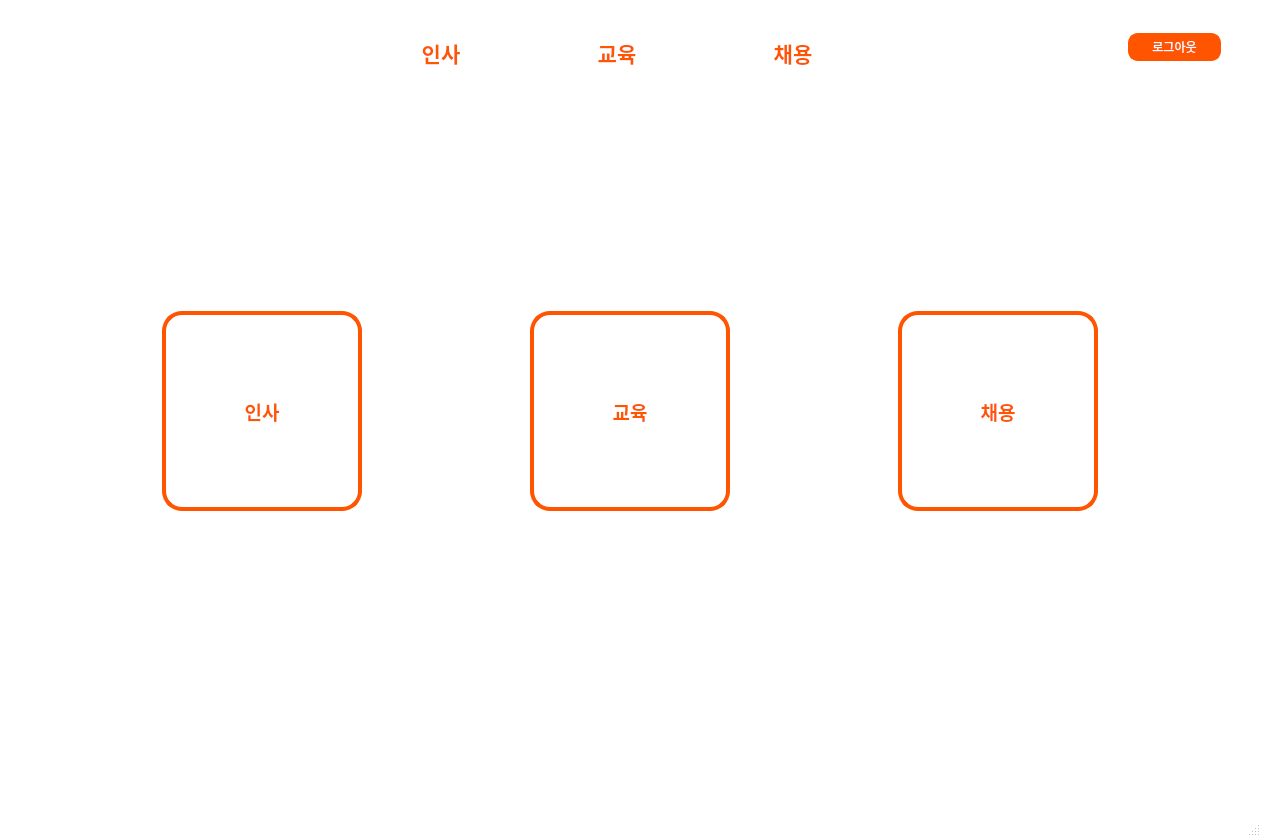
<?xml version="1.0" encoding="UTF-8"?>
<ui version="4.0">
 <class>MainWindow</class>
 <widget class="QMainWindow" name="MainWindow">
  <property name="geometry">
   <rect>
    <x>0</x>
    <y>0</y>
    <width>1261</width>
    <height>837</height>
   </rect>
  </property>
  <property name="sizePolicy">
   <sizepolicy hsizetype="Maximum" vsizetype="Preferred">
    <horstretch>0</horstretch>
    <verstretch>0</verstretch>
   </sizepolicy>
  </property>
  <property name="palette">
   <palette>
    <active>
     <colorrole role="WindowText">
      <brush brushstyle="SolidPattern">
       <color alpha="255">
        <red>0</red>
        <green>0</green>
        <blue>0</blue>
       </color>
      </brush>
     </colorrole>
     <colorrole role="Button">
      <brush brushstyle="SolidPattern">
       <color alpha="255">
        <red>255</red>
        <green>255</green>
        <blue>255</blue>
       </color>
      </brush>
     </colorrole>
     <colorrole role="Light">
      <brush brushstyle="SolidPattern">
       <color alpha="255">
        <red>255</red>
        <green>255</green>
        <blue>255</blue>
       </color>
      </brush>
     </colorrole>
     <colorrole role="Midlight">
      <brush brushstyle="SolidPattern">
       <color alpha="255">
        <red>255</red>
        <green>255</green>
        <blue>255</blue>
       </color>
      </brush>
     </colorrole>
     <colorrole role="Dark">
      <brush brushstyle="SolidPattern">
       <color alpha="255">
        <red>127</red>
        <green>127</green>
        <blue>127</blue>
       </color>
      </brush>
     </colorrole>
     <colorrole role="Mid">
      <brush brushstyle="SolidPattern">
       <color alpha="255">
        <red>170</red>
        <green>170</green>
        <blue>170</blue>
       </color>
      </brush>
     </colorrole>
     <colorrole role="Text">
      <brush brushstyle="SolidPattern">
       <color alpha="255">
        <red>0</red>
        <green>0</green>
        <blue>0</blue>
       </color>
      </brush>
     </colorrole>
     <colorrole role="BrightText">
      <brush brushstyle="SolidPattern">
       <color alpha="255">
        <red>255</red>
        <green>255</green>
        <blue>255</blue>
       </color>
      </brush>
     </colorrole>
     <colorrole role="ButtonText">
      <brush brushstyle="SolidPattern">
       <color alpha="255">
        <red>0</red>
        <green>0</green>
        <blue>0</blue>
       </color>
      </brush>
     </colorrole>
     <colorrole role="Base">
      <brush brushstyle="SolidPattern">
       <color alpha="255">
        <red>255</red>
        <green>255</green>
        <blue>255</blue>
       </color>
      </brush>
     </colorrole>
     <colorrole role="Window">
      <brush brushstyle="SolidPattern">
       <color alpha="255">
        <red>255</red>
        <green>255</green>
        <blue>255</blue>
       </color>
      </brush>
     </colorrole>
     <colorrole role="Shadow">
      <brush brushstyle="SolidPattern">
       <color alpha="255">
        <red>0</red>
        <green>0</green>
        <blue>0</blue>
       </color>
      </brush>
     </colorrole>
     <colorrole role="AlternateBase">
      <brush brushstyle="SolidPattern">
       <color alpha="255">
        <red>255</red>
        <green>255</green>
        <blue>255</blue>
       </color>
      </brush>
     </colorrole>
     <colorrole role="ToolTipBase">
      <brush brushstyle="SolidPattern">
       <color alpha="255">
        <red>255</red>
        <green>255</green>
        <blue>220</blue>
       </color>
      </brush>
     </colorrole>
     <colorrole role="ToolTipText">
      <brush brushstyle="SolidPattern">
       <color alpha="255">
        <red>0</red>
        <green>0</green>
        <blue>0</blue>
       </color>
      </brush>
     </colorrole>
     <colorrole role="PlaceholderText">
      <brush brushstyle="SolidPattern">
       <color alpha="128">
        <red>0</red>
        <green>0</green>
        <blue>0</blue>
       </color>
      </brush>
     </colorrole>
    </active>
    <inactive>
     <colorrole role="WindowText">
      <brush brushstyle="SolidPattern">
       <color alpha="255">
        <red>0</red>
        <green>0</green>
        <blue>0</blue>
       </color>
      </brush>
     </colorrole>
     <colorrole role="Button">
      <brush brushstyle="SolidPattern">
       <color alpha="255">
        <red>255</red>
        <green>255</green>
        <blue>255</blue>
       </color>
      </brush>
     </colorrole>
     <colorrole role="Light">
      <brush brushstyle="SolidPattern">
       <color alpha="255">
        <red>255</red>
        <green>255</green>
        <blue>255</blue>
       </color>
      </brush>
     </colorrole>
     <colorrole role="Midlight">
      <brush brushstyle="SolidPattern">
       <color alpha="255">
        <red>255</red>
        <green>255</green>
        <blue>255</blue>
       </color>
      </brush>
     </colorrole>
     <colorrole role="Dark">
      <brush brushstyle="SolidPattern">
       <color alpha="255">
        <red>127</red>
        <green>127</green>
        <blue>127</blue>
       </color>
      </brush>
     </colorrole>
     <colorrole role="Mid">
      <brush brushstyle="SolidPattern">
       <color alpha="255">
        <red>170</red>
        <green>170</green>
        <blue>170</blue>
       </color>
      </brush>
     </colorrole>
     <colorrole role="Text">
      <brush brushstyle="SolidPattern">
       <color alpha="255">
        <red>0</red>
        <green>0</green>
        <blue>0</blue>
       </color>
      </brush>
     </colorrole>
     <colorrole role="BrightText">
      <brush brushstyle="SolidPattern">
       <color alpha="255">
        <red>255</red>
        <green>255</green>
        <blue>255</blue>
       </color>
      </brush>
     </colorrole>
     <colorrole role="ButtonText">
      <brush brushstyle="SolidPattern">
       <color alpha="255">
        <red>0</red>
        <green>0</green>
        <blue>0</blue>
       </color>
      </brush>
     </colorrole>
     <colorrole role="Base">
      <brush brushstyle="SolidPattern">
       <color alpha="255">
        <red>255</red>
        <green>255</green>
        <blue>255</blue>
       </color>
      </brush>
     </colorrole>
     <colorrole role="Window">
      <brush brushstyle="SolidPattern">
       <color alpha="255">
        <red>255</red>
        <green>255</green>
        <blue>255</blue>
       </color>
      </brush>
     </colorrole>
     <colorrole role="Shadow">
      <brush brushstyle="SolidPattern">
       <color alpha="255">
        <red>0</red>
        <green>0</green>
        <blue>0</blue>
       </color>
      </brush>
     </colorrole>
     <colorrole role="AlternateBase">
      <brush brushstyle="SolidPattern">
       <color alpha="255">
        <red>255</red>
        <green>255</green>
        <blue>255</blue>
       </color>
      </brush>
     </colorrole>
     <colorrole role="ToolTipBase">
      <brush brushstyle="SolidPattern">
       <color alpha="255">
        <red>255</red>
        <green>255</green>
        <blue>220</blue>
       </color>
      </brush>
     </colorrole>
     <colorrole role="ToolTipText">
      <brush brushstyle="SolidPattern">
       <color alpha="255">
        <red>0</red>
        <green>0</green>
        <blue>0</blue>
       </color>
      </brush>
     </colorrole>
     <colorrole role="PlaceholderText">
      <brush brushstyle="SolidPattern">
       <color alpha="128">
        <red>0</red>
        <green>0</green>
        <blue>0</blue>
       </color>
      </brush>
     </colorrole>
    </inactive>
    <disabled>
     <colorrole role="WindowText">
      <brush brushstyle="SolidPattern">
       <color alpha="255">
        <red>127</red>
        <green>127</green>
        <blue>127</blue>
       </color>
      </brush>
     </colorrole>
     <colorrole role="Button">
      <brush brushstyle="SolidPattern">
       <color alpha="255">
        <red>255</red>
        <green>255</green>
        <blue>255</blue>
       </color>
      </brush>
     </colorrole>
     <colorrole role="Light">
      <brush brushstyle="SolidPattern">
       <color alpha="255">
        <red>255</red>
        <green>255</green>
        <blue>255</blue>
       </color>
      </brush>
     </colorrole>
     <colorrole role="Midlight">
      <brush brushstyle="SolidPattern">
       <color alpha="255">
        <red>255</red>
        <green>255</green>
        <blue>255</blue>
       </color>
      </brush>
     </colorrole>
     <colorrole role="Dark">
      <brush brushstyle="SolidPattern">
       <color alpha="255">
        <red>127</red>
        <green>127</green>
        <blue>127</blue>
       </color>
      </brush>
     </colorrole>
     <colorrole role="Mid">
      <brush brushstyle="SolidPattern">
       <color alpha="255">
        <red>170</red>
        <green>170</green>
        <blue>170</blue>
       </color>
      </brush>
     </colorrole>
     <colorrole role="Text">
      <brush brushstyle="SolidPattern">
       <color alpha="255">
        <red>127</red>
        <green>127</green>
        <blue>127</blue>
       </color>
      </brush>
     </colorrole>
     <colorrole role="BrightText">
      <brush brushstyle="SolidPattern">
       <color alpha="255">
        <red>255</red>
        <green>255</green>
        <blue>255</blue>
       </color>
      </brush>
     </colorrole>
     <colorrole role="ButtonText">
      <brush brushstyle="SolidPattern">
       <color alpha="255">
        <red>127</red>
        <green>127</green>
        <blue>127</blue>
       </color>
      </brush>
     </colorrole>
     <colorrole role="Base">
      <brush brushstyle="SolidPattern">
       <color alpha="255">
        <red>255</red>
        <green>255</green>
        <blue>255</blue>
       </color>
      </brush>
     </colorrole>
     <colorrole role="Window">
      <brush brushstyle="SolidPattern">
       <color alpha="255">
        <red>255</red>
        <green>255</green>
        <blue>255</blue>
       </color>
      </brush>
     </colorrole>
     <colorrole role="Shadow">
      <brush brushstyle="SolidPattern">
       <color alpha="255">
        <red>0</red>
        <green>0</green>
        <blue>0</blue>
       </color>
      </brush>
     </colorrole>
     <colorrole role="AlternateBase">
      <brush brushstyle="SolidPattern">
       <color alpha="255">
        <red>255</red>
        <green>255</green>
        <blue>255</blue>
       </color>
      </brush>
     </colorrole>
     <colorrole role="ToolTipBase">
      <brush brushstyle="SolidPattern">
       <color alpha="255">
        <red>255</red>
        <green>255</green>
        <blue>220</blue>
       </color>
      </brush>
     </colorrole>
     <colorrole role="ToolTipText">
      <brush brushstyle="SolidPattern">
       <color alpha="255">
        <red>0</red>
        <green>0</green>
        <blue>0</blue>
       </color>
      </brush>
     </colorrole>
     <colorrole role="PlaceholderText">
      <brush brushstyle="SolidPattern">
       <color alpha="128">
        <red>0</red>
        <green>0</green>
        <blue>0</blue>
       </color>
      </brush>
     </colorrole>
    </disabled>
   </palette>
  </property>
  <property name="windowTitle">
   <string>MainWindow</string>
  </property>
  <widget class="QWidget" name="index">
   <widget class="QWidget" name="verticalLayoutWidget_2">
    <property name="geometry">
     <rect>
      <x>0</x>
      <y>0</y>
      <width>1261</width>
      <height>791</height>
     </rect>
    </property>
    <layout class="QVBoxLayout" name="indexlayout" stretch="0,0,0,0">
     <item>
      <layout class="QHBoxLayout" name="horizontalLayout">
       <item>
        <widget class="QLabel" name="label">
         <property name="minimumSize">
          <size>
           <width>350</width>
           <height>105</height>
          </size>
         </property>
         <property name="maximumSize">
          <size>
           <width>350</width>
           <height>105</height>
          </size>
         </property>
         <property name="text">
          <string/>
         </property>
         <property name="pixmap">
          <pixmap>../1122/nori.gif</pixmap>
         </property>
        </widget>
       </item>
       <item>
        <widget class="QToolButton" name="toolhr">
         <property name="minimumSize">
          <size>
           <width>170</width>
           <height>105</height>
          </size>
         </property>
         <property name="maximumSize">
          <size>
           <width>170</width>
           <height>105</height>
          </size>
         </property>
         <property name="font">
          <font>
           <family>맑은 고딕</family>
           <pointsize>16</pointsize>
           <weight>75</weight>
           <bold>true</bold>
          </font>
         </property>
         <property name="styleSheet">
          <string notr="true">QToolButton{
	border: none;
	color:#ff5500;
}
QToolButton:hover {
	border-bottom: 2px solid #ff5500;
}</string>
         </property>
         <property name="text">
          <string>인사</string>
         </property>
         <property name="popupMode">
          <enum>QToolButton::InstantPopup</enum>
         </property>
         <property name="toolButtonStyle">
          <enum>Qt::ToolButtonTextOnly</enum>
         </property>
        </widget>
       </item>
       <item>
        <widget class="QToolButton" name="tooledu">
         <property name="minimumSize">
          <size>
           <width>170</width>
           <height>105</height>
          </size>
         </property>
         <property name="maximumSize">
          <size>
           <width>170</width>
           <height>105</height>
          </size>
         </property>
         <property name="font">
          <font>
           <family>맑은 고딕</family>
           <pointsize>16</pointsize>
           <weight>75</weight>
           <bold>true</bold>
          </font>
         </property>
         <property name="styleSheet">
          <string notr="true">QToolButton{
	border: none;
	color:#ff5500;
}
QToolButton:hover {
	border-bottom: 3px solid #ff5500;

}</string>
         </property>
         <property name="text">
          <string>교육</string>
         </property>
         <property name="popupMode">
          <enum>QToolButton::InstantPopup</enum>
         </property>
         <property name="toolButtonStyle">
          <enum>Qt::ToolButtonTextOnly</enum>
         </property>
        </widget>
       </item>
       <item alignment="Qt::AlignLeft">
        <widget class="QToolButton" name="toolrc">
         <property name="minimumSize">
          <size>
           <width>170</width>
           <height>105</height>
          </size>
         </property>
         <property name="maximumSize">
          <size>
           <width>170</width>
           <height>105</height>
          </size>
         </property>
         <property name="font">
          <font>
           <family>맑은 고딕</family>
           <pointsize>16</pointsize>
           <weight>75</weight>
           <bold>true</bold>
          </font>
         </property>
         <property name="styleSheet">
          <string notr="true">QToolButton{
	border: none;
	color:#ff5500;
}
QToolButton:hover {
	border-bottom: 3px solid #ff5500;

}</string>
         </property>
         <property name="text">
          <string>채용</string>
         </property>
         <property name="popupMode">
          <enum>QToolButton::InstantPopup</enum>
         </property>
         <property name="toolButtonStyle">
          <enum>Qt::ToolButtonTextOnly</enum>
         </property>
        </widget>
       </item>
       <item>
        <spacer name="horizontalSpacer">
         <property name="orientation">
          <enum>Qt::Horizontal</enum>
         </property>
         <property name="sizeHint" stdset="0">
          <size>
           <width>40</width>
           <height>20</height>
          </size>
         </property>
        </spacer>
       </item>
       <item>
        <layout class="QVBoxLayout" name="verticalLayout_2">
         <item>
          <spacer name="verticalSpacer_2">
           <property name="orientation">
            <enum>Qt::Vertical</enum>
           </property>
           <property name="sizeType">
            <enum>QSizePolicy::Fixed</enum>
           </property>
           <property name="sizeHint" stdset="0">
            <size>
             <width>20</width>
             <height>27</height>
            </size>
           </property>
          </spacer>
         </item>
         <item>
          <widget class="QPushButton" name="logoutBtn">
           <property name="minimumSize">
            <size>
             <width>93</width>
             <height>28</height>
            </size>
           </property>
           <property name="maximumSize">
            <size>
             <width>93</width>
             <height>28</height>
            </size>
           </property>
           <property name="styleSheet">
            <string notr="true">background-color: #ff5500;
border-radius : 10px; 
border : 2px solid #ff5500;
color: white;
</string>
           </property>
           <property name="text">
            <string>로그아웃</string>
           </property>
          </widget>
         </item>
         <item>
          <spacer name="verticalSpacer">
           <property name="orientation">
            <enum>Qt::Vertical</enum>
           </property>
           <property name="sizeType">
            <enum>QSizePolicy::Fixed</enum>
           </property>
           <property name="sizeHint" stdset="0">
            <size>
             <width>20</width>
             <height>38</height>
            </size>
           </property>
          </spacer>
         </item>
        </layout>
       </item>
       <item>
        <spacer name="horizontalSpacer_2">
         <property name="orientation">
          <enum>Qt::Horizontal</enum>
         </property>
         <property name="sizeType">
          <enum>QSizePolicy::Fixed</enum>
         </property>
         <property name="sizeHint" stdset="0">
          <size>
           <width>40</width>
           <height>20</height>
          </size>
         </property>
        </spacer>
       </item>
      </layout>
     </item>
     <item>
      <spacer name="verticalSpacer_3">
       <property name="orientation">
        <enum>Qt::Vertical</enum>
       </property>
       <property name="sizeType">
        <enum>QSizePolicy::Fixed</enum>
       </property>
       <property name="sizeHint" stdset="0">
        <size>
         <width>20</width>
         <height>200</height>
        </size>
       </property>
      </spacer>
     </item>
     <item>
      <layout class="QHBoxLayout" name="horizontalLayout_9">
       <item>
        <widget class="QToolButton" name="empBtn">
         <property name="minimumSize">
          <size>
           <width>200</width>
           <height>200</height>
          </size>
         </property>
         <property name="maximumSize">
          <size>
           <width>200</width>
           <height>200</height>
          </size>
         </property>
         <property name="font">
          <font>
           <family>맑은 고딕</family>
           <pointsize>14</pointsize>
           <weight>75</weight>
           <bold>true</bold>
          </font>
         </property>
         <property name="cursor">
          <cursorShape>OpenHandCursor</cursorShape>
         </property>
         <property name="styleSheet">
          <string notr="true">QToolButton {
color: #ff5500;
background-color: white;
border: 4px solid #ff5500;
border-radius: 20px;
}

QToolButton:hover {
color: #ff5500;
background-color: rgba(255, 85, 0, 50);
border: 4px solid #ff5500;
border-radius: 20px;
}</string>
         </property>
         <property name="text">
          <string>인사</string>
         </property>
         <property name="icon">
          <iconset>
           <normaloff>hr.png</normaloff>hr.png</iconset>
         </property>
         <property name="iconSize">
          <size>
           <width>130</width>
           <height>130</height>
          </size>
         </property>
         <property name="popupMode">
          <enum>QToolButton::InstantPopup</enum>
         </property>
         <property name="toolButtonStyle">
          <enum>Qt::ToolButtonTextUnderIcon</enum>
         </property>
        </widget>
       </item>
       <item>
        <widget class="QToolButton" name="eduBtn">
         <property name="minimumSize">
          <size>
           <width>200</width>
           <height>200</height>
          </size>
         </property>
         <property name="maximumSize">
          <size>
           <width>200</width>
           <height>200</height>
          </size>
         </property>
         <property name="font">
          <font>
           <family>맑은 고딕</family>
           <pointsize>14</pointsize>
           <weight>75</weight>
           <bold>true</bold>
          </font>
         </property>
         <property name="cursor">
          <cursorShape>OpenHandCursor</cursorShape>
         </property>
         <property name="styleSheet">
          <string notr="true">QToolButton {
color: #ff5500;
background-color: white;
border: 4px solid #ff5500;
border-radius: 20px;
}

QToolButton:hover {
color: #ff5500;
background-color: rgba(255, 85, 0, 50);
border: 4px solid #ff5500;
border-radius: 20px;
}</string>
         </property>
         <property name="text">
          <string>교육</string>
         </property>
         <property name="icon">
          <iconset>
           <normaloff>edu.png</normaloff>edu.png</iconset>
         </property>
         <property name="iconSize">
          <size>
           <width>130</width>
           <height>130</height>
          </size>
         </property>
         <property name="toolButtonStyle">
          <enum>Qt::ToolButtonTextUnderIcon</enum>
         </property>
        </widget>
       </item>
       <item>
        <widget class="QToolButton" name="hireBtn">
         <property name="minimumSize">
          <size>
           <width>200</width>
           <height>200</height>
          </size>
         </property>
         <property name="maximumSize">
          <size>
           <width>200</width>
           <height>200</height>
          </size>
         </property>
         <property name="font">
          <font>
           <family>맑은 고딕</family>
           <pointsize>14</pointsize>
           <weight>75</weight>
           <bold>true</bold>
          </font>
         </property>
         <property name="cursor">
          <cursorShape>OpenHandCursor</cursorShape>
         </property>
         <property name="styleSheet">
          <string notr="true">QToolButton {
color: #ff5500;
background-color: white;
border: 4px solid #ff5500;
border-radius: 20px;
}

QToolButton:hover {
color: #ff5500;
background-color: rgba(255, 85, 0, 50);
border: 4px solid #ff5500;
border-radius: 20px;
}</string>
         </property>
         <property name="text">
          <string>채용</string>
         </property>
         <property name="icon">
          <iconset>
           <normaloff>rc.png</normaloff>rc.png</iconset>
         </property>
         <property name="iconSize">
          <size>
           <width>130</width>
           <height>130</height>
          </size>
         </property>
         <property name="toolButtonStyle">
          <enum>Qt::ToolButtonTextUnderIcon</enum>
         </property>
        </widget>
       </item>
      </layout>
     </item>
     <item>
      <spacer name="verticalSpacer_4">
       <property name="orientation">
        <enum>Qt::Vertical</enum>
       </property>
       <property name="sizeHint" stdset="0">
        <size>
         <width>20</width>
         <height>40</height>
        </size>
       </property>
      </spacer>
     </item>
    </layout>
   </widget>
  </widget>
  <widget class="QMenuBar" name="menubar">
   <property name="geometry">
    <rect>
     <x>0</x>
     <y>0</y>
     <width>1261</width>
     <height>26</height>
    </rect>
   </property>
  </widget>
  <widget class="QStatusBar" name="statusbar"/>
 </widget>
 <resources/>
 <connections/>
</ui>
